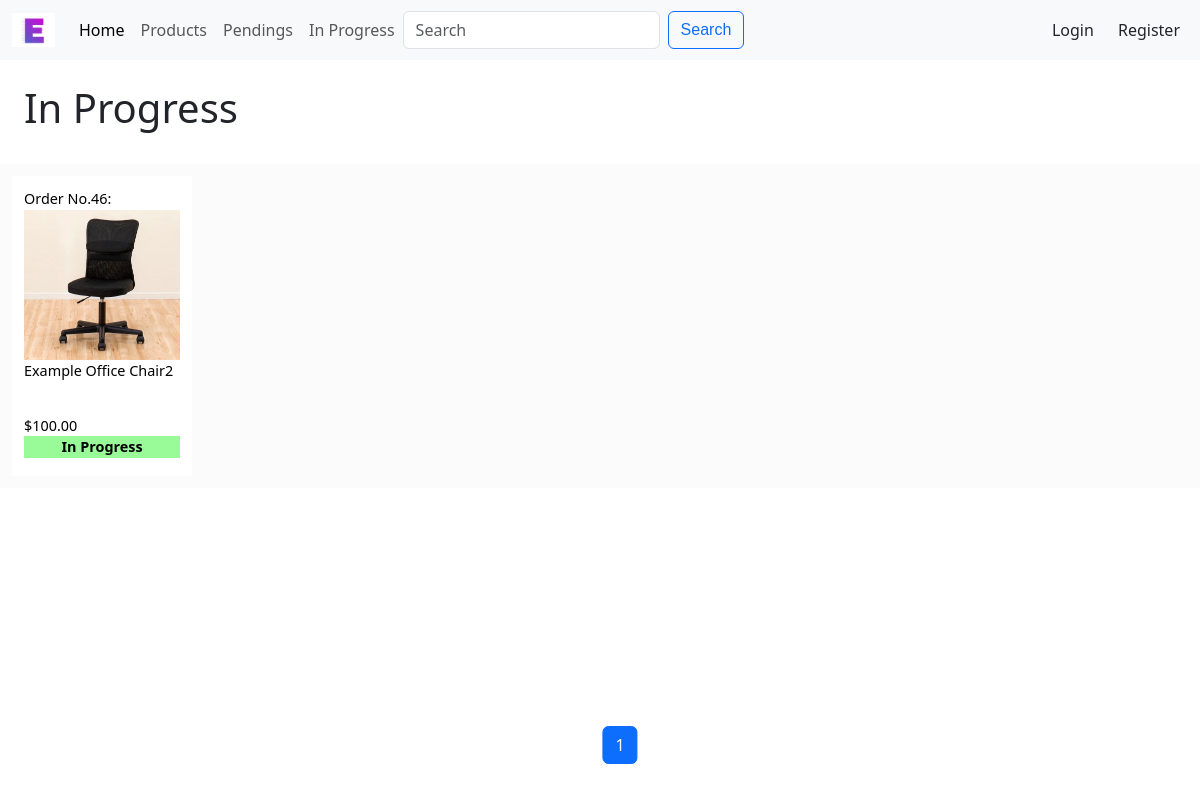
Page /inprogess on the committed database.
### esb/models.py (models this page shows, shortened)
class PurchaseOrder(models.Model):
    product = models.ForeignKey(
        Product, on_delete=models.CASCADE, related_name="order_product"
    )
    date_time = models.DateTimeField(null=True)
    target_quantity = models.IntegerField()
    @property
    def reach_target(self):
        total_quantity = sum(
            [purchase.quantity for purchase in self.customer_purchases.all()]
        )
        return total_quantity >= self.target_quantity

class Product(models.Model):
    title = models.CharField(max_length=100)
    description = models.TextField(max_length=1000)
    category = models.ForeignKey(
        Category,
        on_delete=models.SET_NULL,
        blank=True,
        null=True,
        related_name="categories",
    )
    price = models.DecimalField(max_digits=10, decimal_places=2)
    active = models.BooleanField(default=False)
    created_at = models.DateTimeField(auto_now_add=True)
    updated_at = models.DateTimeField(auto_now=True)
    class Meta:
        ordering = ["-active", "id"]

class ProductImage(models.Model):
    product = models.ForeignKey(
        Product, on_delete=models.CASCADE, related_name="product_image")
    image = models.ImageField(upload_to="esb/static/esb/image")
    index = models.PositiveIntegerField(default=1, editable=False)
    class Meta:
        ordering = ["-product__id", "index"]

### esb/views.py (the view)
# urls.py: path("inprogess", views.inprogress_page, name="inprogress"),
def inprogress_page(request):
    p_order = PurchaseOrder.objects.filter(date_time__gt=timezone.now())
    in_progress = [order for order in p_order if order.reach_target]
    paginator = Paginator(in_progress, 18)
    page_number = request.GET.get("page")
    page_obj = paginator.get_page(page_number)
    prev_prev_page_number = page_obj.number - 2
    if page_obj.number + 2 in page_obj.paginator.page_range:
        next_next_page_number = page_obj.number + 2
    else:
        next_next_page_number = None
    return render(
        request,
        "esb/inprogress.html",
        {
            "page_obj": page_obj,
            "next_next_page_number": next_next_page_number,
            "prev_prev_page_number": prev_prev_page_number,
        },
    )

### esb/templates/esb/inprogress.html (shortened to what this page needs)
{% extends 'esb/layout.html' %}
{% block body %}
<h1 class="padding1">In Progress</h1>
<div id="pendings-view">
    {% for p in page_obj %}
    <a class="pending-view" href="{% url 'order_page' p.id %}">
        <div>Order No.{{ p.id}}: </div>
        <div class="div-preview-img">
            {% if p.product.product_image.first.image.url %}
                <img src="{{ p.product.product_image.first.image.url }}" alt="{{ p.product.title }}">
            {% else %}
                No Image.
            {% endif %}
        </div>
        <div class="div-preview-title">
            {{ p.product.title }}
        </div>
        <div>
            ${{ p.product.price }}
        </div>
        <p id="order-status" style="background-color: rgba(121, 250, 121, 0.767);">In Progress</p>
    </a>
    {% endfor %}
</div>
{% block pagination %}
    {% include 'esb/pagination.html' %}
{% endblock %}
{% endblock %}

### esb/static/esb/styles.css (style rules this page uses)
body { padding-top: 3.75rem; padding-bottom: 3.75rem; }
#order-status { font-weight: bolder; text-align: center; }
.padding1 { padding: 2%; }
#pendings-view { display: flex; flex-wrap: wrap; justify-content: left; align-items: center; margin: 0 auto; background-color: #d3d3d317; }
.pending-view { padding: 1%; margin: 1%; text-decoration: none; color: black; width: 180px; height: 300px; font-size: calc(0.6rem + 0.4vw); background-color: white; }
.div-preview-title { height: 20%; overflow: hidden; }
.div-preview-img { height: 150px; display: flex; justify-content: center; align-items: center; }
.div-preview-img img { width: 100%; max-height: 100%; }

### rows in the picture
PurchaseOrder: id "46", product.product_image.first.image (picture), product "Example Office Chair2", product.price "100.00"

### other values in the picture
{{ page_obj.number }} "1"
